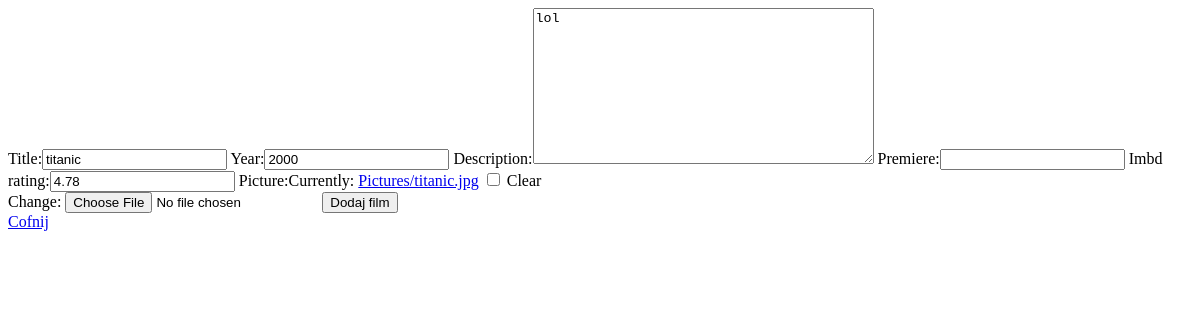
The page /filmy/edytuj/1/ (signed in) on the database as committed earlier.
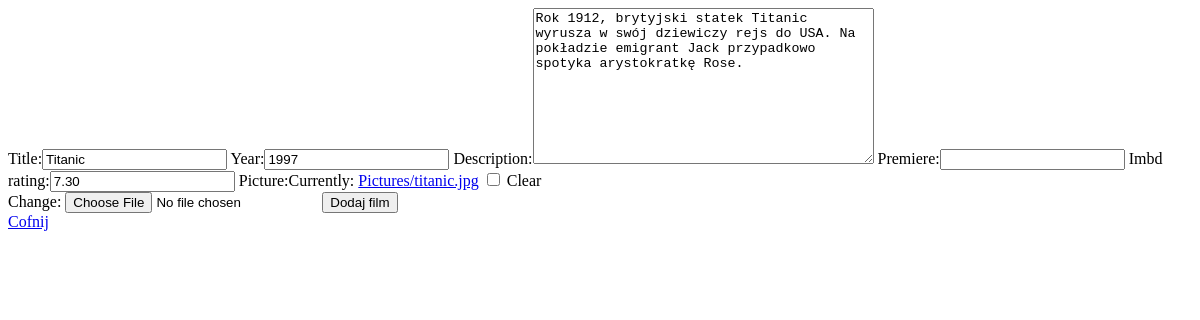
The same page on the database as committed later.
### filmyweb/models.py (models this page shows, shortened)
class Film(models.Model):
    title = models.CharField(max_length=64, blank=False, unique=True)
    year = models.PositiveSmallIntegerField(default=2000)
    description = models.TextField(default="")
    premiere = models.DateField(null=True, blank=True)
    imbd_rating = models.DecimalField(max_digits=4, decimal_places=2,
                                      null=True)
    picture = models.ImageField(upload_to="Pictures", null=True, blank=True)

### filmyweb/views.py (the view)
# urls.py: path('edytuj/<int:id>/', edytuj_film, name="edytuj_film"),
@login_required
def edytuj_film(request, id):
    film = get_object_or_404(Film, pk=id)
    form = FilmForm(request.POST or None, request.FILES or None, instance=film)
    if form.is_valid():
        form.save()
        return redirect(wszystkie_filmy)
    return render(request, 'film_form.html', {'form': form})

### filmyweb/forms.py
class FilmForm(ModelForm):
    class Meta:
        model = Film
        fields = ['title', 'year', 'description',
                  "premiere", "imbd_rating", "picture"]

### templates/film_form.html (shortened to what this page needs)
<!doctype html>
<html lang="en">
<head>
</head>
<body>
    <form method="post" enctype="multipart/form-data">
        {{ form }}
        <button type="submit">Dodaj film</button>
    </form>
    <a href="{% url 'wszystkie_filmy' %}">Cofnij</a>
</body>
</html>

Rows that differ between the two databases and show on the page:
changed Film: title "titanic" → "Titanic"; year "2000" → "1997"; description "lol" → "Rok 1912, brytyjski statek Titanic wyrusza w swój dziewiczy rejs do USA. Na pokładzie emigrant Jack przypadkowo spotyka arystokratkę Rose."; imbd_rating "4.78" → "7.30"
